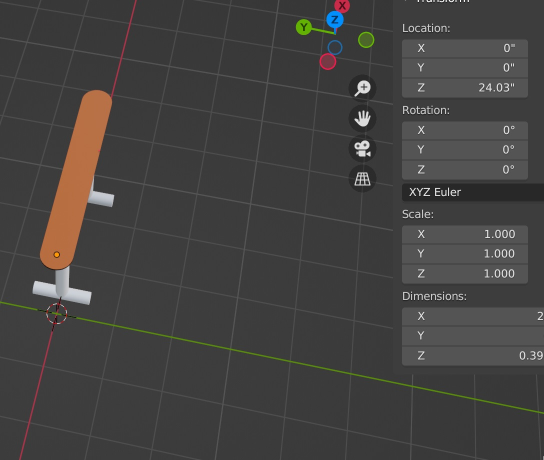
#> input picture Path Marker Detection/pathmarker.jpg, 1088 x 920 px (shown at 1/2 size)
$ python -i target_localization.py   (imports and definitions only)
#> lines starting #> are read from the running program, lines starting #| are printed output that depends on the picture; after the words box and inside, x2 and y2 are one past the last pixel; in counts of white or black regions, pixels touching at a corner belong together
#> further down, picture is the input picture: shape (920, 1088, 3); mean B, G, R 64.3, 65.7, 67.4
import numpy as np
import cv2
from math import sin, cos, pi


def process(img):
    resized_img = cv2.resize(img, (img.shape[1] // 4, img.shape[0] // 4), interpolation=cv2.INTER_CUBIC)
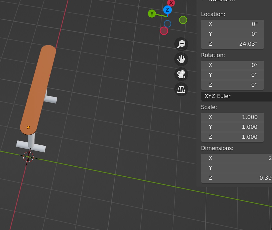
#> resized_img: shape (230, 272, 3); mean B, G, R 64.4, 65.8, 67.4

    hsv_img = cv2.cvtColor(resized_img, cv2.COLOR_BGR2HSV)
#> hsv_img: shape (230, 272, 3); mean H, S, V 5.3, 6.8, 68.1

    r1 = np.array([0, 100, 100])
    r2 = np.array([5, 255, 255])
    r3 = np.array([175, 100, 100])
    r4 = np.array([180, 255, 255])

    mask_1_img = cv2.inRange(hsv_img, r1, r2)
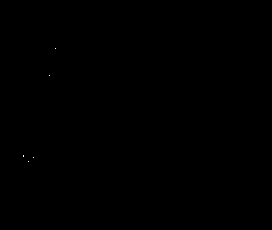
#> mask_1_img: shape (230, 272); 0.01% white in thin lines or dots, all inside (x1, y1, x2, y2) = (23, 48, 56, 162)
    mask_2_img = cv2.inRange(hsv_img, r3, r4)
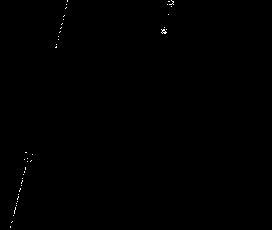
#> mask_2_img: shape (230, 272); 0.15% white in thin lines or dots, all inside (x1, y1, x2, y2) = (10, 0, 174, 228)
    gray_img = mask_1_img | mask_2_img

    cv2.imshow("gray_img", gray_img)

    blurred_img = cv2.GaussianBlur(gray_img, (5, 5), 0)

    cv2.imshow("blurred_img", blurred_img)

    contours, _ = cv2.findContours(blurred_img, cv2.RETR_EXTERNAL, cv2.CHAIN_APPROX_NONE)
#> contours = 9 contours, 2 with area under 20; largest, box (x1, y1, x2, y2) and area: (11, 165, 28, 218) 244, (53, 13, 67, 51) 170, (21, 150, 36, 164) 130, (159, 25, 169, 36) 80, (165, 0, 176, 9) 68, (63, 0, 70, 11) 46, (8, 219, 15, 230) 45

    contour_area_threshold = 5000
    large_contours = [contour for contour in contours if cv2.contourArea(contour) >= contour_area_threshold]
#> large_contours = []

    contours_img = resized_img.copy()
    cv2.drawContours(contours_img, contours, -1, (0, 255, 0), 1)
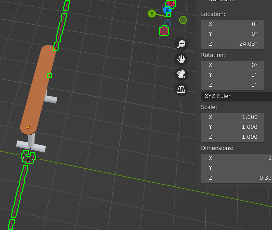
#> contours_img: shape (230, 272, 3); 0.66% of pixels changed, all inside (x1, y1, x2, y2) = (8, 0, 176, 230)
    cv2.imshow("contours_img", contours_img)

    large_contours_img = resized_img.copy()
    # cv2.drawContours(large_contours_img, large_contours, -1, (0, 255, 0), cv2.FILLED)

    for contour in large_contours:
        convex_hull = cv2.convexHull(contour, returnPoints=False)
        convex_hull_pts = np.array([np.array(point).flatten() for point in contour[convex_hull]])
        # cv2.drawContours(large_contours_img, [convex_hull_pts], -1, (0, 0, 255), 3)
        defects = []
        convexity_defects = cv2.convexityDefects(contour, convex_hull)
        mean_convexity_defects = np.mean(convexity_defects[:,:,3])
        classification = "circle" if mean_convexity_defects < 1000 else "star"

        rect = cv2.minAreaRect(contour)
        box = cv2.boxPoints(rect)
        box = np.int0(box)

        cv2.drawContours(large_contours_img,[box],0,(255,0,0),3)
        cv2.putText(large_contours_img, classification, (box[1][0], box[1][1] - 10), fontFace=cv2.FONT_HERSHEY_SIMPLEX, fontScale=1, color=(255,0,0))

        fx = 1646
        fy = 1646
        ox = 946
        oy = 719

        camera_intrinsics = np.array([
            [fx, 0, ox],
            [0, fy, oy],
            [0, 0, 1]
        ], dtype="double")
        distortion_coefficients = np.zeros((4, 1), dtype="double")

        if classification == "circle":
            circle_diameter = 0.3 # 20cm

            image_points = np.array(box, dtype="double")

            flat_contour = contour.reshape((contour.shape[0], contour.shape[2]))

            M = cv2.moments(contour)
            centroid_x = int(M['m10']/M['m00'])
            centroid_y = int(M['m01']/M['m00'])

            max_idx = np.argmax(flat_contour, axis=0)
            min_idx = np.argmin(flat_contour, axis=0)

            max_x, max_y = flat_contour[max_idx]
            min_x, min_y = flat_contour[min_idx]

            (c0, c1), radius = cv2.minEnclosingCircle(contour)

            # cv2.circle(large_contours_img, (int(c0), int(c1)), int(radius), color=(0, 255, 0), thickness=3)

            ellipse = cv2.fitEllipse(contour)
            cv2.ellipse(large_contours_img, ellipse, color=(0, 255, 0), thickness=3)

            ((c0, c1), (w, h), t) = ellipse
            tr = np.deg2rad(t)

            rot = np.array([
                [np.cos(tr), -np.sin(tr)],
                [np.sin(tr), np.cos(tr)]
            ])
            center = np.array([c0, c1])

            ellipse_points = np.array([
                center + rot @ np.array([0, -h / 2]),
                center + rot @ np.array([w / 2, 0]),
                center + rot @ np.array([0, h / 2]),
                center + rot @ np.array([-w / 2, 0]),
            ], dtype="double")

            # [4 lines of commented-out code are left out]

            image_points = np.array([
                min_y,
                max_x,
                max_y,
                min_x,
                center
            ], dtype="double")

            # NED frame?
            world_points = np.array([
                [0, 0, -circle_diameter / 2],
                [0, circle_diameter / 2, 0],
                [0, 0, circle_diameter / 2],
                [0, -circle_diameter / 2, 0],
                [0, 0, 0],
            ], dtype="double")

            res, rvec, tvec = cv2.solvePnP(world_points, image_points, camera_intrinsics, distortion_coefficients, flags=0)

            world_axes = np.array([
                [0, 0, 0],
                [0.1, 0, 0],
                [0, 0.1, 0],
                [0, 0, 0.1],
            ], dtype="double")
            image_axes, _ = cv2.projectPoints(world_axes, rvec, tvec, camera_intrinsics, distortion_coefficients)
            image_axes = np.floor(image_axes)
            image_axes = np.array(image_axes, dtype="int")

            # Actual points on circle are points on ellipse rotated back by theta?

            print(image_axes)

            image_points = np.array(np.floor(image_points), dtype="int")

            cv2.circle(large_contours_img, tuple(image_points[0]), color=(255, 255, 0), radius=5)
            cv2.circle(large_contours_img, tuple(image_points[1]), color=(255, 255, 0), radius=5)
            cv2.circle(large_contours_img, tuple(image_points[2]), color=(255, 255, 0), radius=5)
            cv2.circle(large_contours_img, tuple(image_points[3]), color=(255, 255, 0), radius=5)
            cv2.circle(large_contours_img, tuple(image_points[4]), color=(255, 255, 0), radius=5)

            cv2.line(large_contours_img, tuple(image_axes[0,0,:]), tuple(image_axes[1,0,:]), color=(0, 0, 255), thickness=3)
            cv2.line(large_contours_img, tuple(image_axes[0,0,:]), tuple(image_axes[2,0,:]), color=(0, 255, 0), thickness=3)
            cv2.line(large_contours_img, tuple(image_axes[0,0,:]), tuple(image_axes[3,0,:]), color=(255, 0, 0), thickness=3)
        elif classification == "star":
            epsilon = 0.05 * cv2.arcLength(contour, True)
            contour_approx = cv2.approxPolyDP(contour, epsilon, True)

            cv2.drawContours(large_contours_img, [contour_approx], 0, (0, 255, 0), 3)

            flat_contour = contour_approx.reshape((contour_approx.shape[0], contour_approx.shape[2]))

            min_idx = np.argmin(flat_contour, axis=0)

            _, min_y_idx = min_idx

            print(min_y_idx)

            image_points = np.concatenate((
                flat_contour[min_y_idx:],
                flat_contour[:min_y_idx],
            ),
                dtype="double"
            )

            star_radius = 0.1
            star_angle = (2 * np.pi) / 5

            world_points = np.array([
                [0, star_radius * np.sin(0 * star_angle), star_radius * -np.cos(0 * star_angle)],
                [0, star_radius * np.sin(1 * star_angle), star_radius * -np.cos(1 * star_angle)],
                [0, star_radius * np.sin(2 * star_angle), star_radius * -np.cos(2 * star_angle)],
                [0, star_radius * np.sin(3 * star_angle), star_radius * -np.cos(3 * star_angle)],
                [0, star_radius * np.sin(4 * star_angle), star_radius * -np.cos(4 * star_angle)],
            ], dtype="double")

            print(image_points)
            print(world_points)

            res, rvec, tvec = cv2.solvePnP(world_points, image_points, camera_intrinsics, distortion_coefficients, flags=0)
            world_axes = np.array([
                [0, 0, 0],
                [0.1, 0, 0],
                [0, 0.1, 0],
                [0, 0, 0.1],
            ], dtype="double")
            image_axes, _ = cv2.projectPoints(world_axes, rvec, tvec, camera_intrinsics, distortion_coefficients)
            image_axes = np.floor(image_axes)
            image_axes = np.array(image_axes, dtype="int")

            cv2.line(large_contours_img, tuple(image_axes[0,0,:]), tuple(image_axes[1,0,:]), color=(0, 0, 255), thickness=3)
            cv2.line(large_contours_img, tuple(image_axes[0,0,:]), tuple(image_axes[2,0,:]), color=(0, 255, 0), thickness=3)
            cv2.line(large_contours_img, tuple(image_axes[0,0,:]), tuple(image_axes[3,0,:]), color=(255, 0, 0), thickness=3)
#> this loop made 0 passes


    cv2.imshow("large_contours_img", large_contours_img)

>>> import cv2
>>> picture = cv2.imread('../Path Marker Detection/pathmarker.jpg')
>>> result = process(picture)
